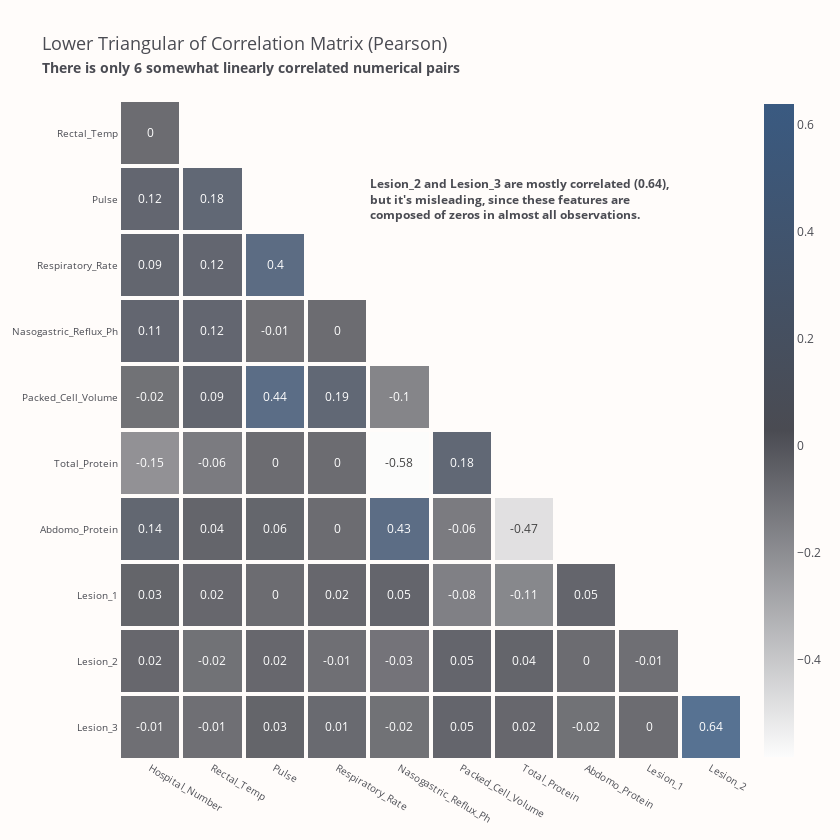

The code cell stored with this chart in its notebook:
### Markdown cell above
<p style="
    font-size: 20px;
    font-family: 'JetBrains Mono';
    color: #4A4B52;
    border-bottom: 2px solid #3A5A81;
">
    <b>Categorical &amp; Numerical Distributions</b> 📜
</p>

<p style="
    font-size: 16px;
    font-family: 'JetBrains Mono';
">
    Training and test datasets show us almost perfect overlaying in all features. This mean that values derive from the same distribution as we thought earlier. <b>Such situation gives us hope that results obtained from machine learning models for training and test datasets should follow each other.</b> In the case of categorical features, a one problem arises, since there is a lot of categories, there may be a problem with one hot encoding. OHE will introduce too many features here, so probably we should use ordinal encoding. Let's have a look at correlation matrix now.
</p>

### Code cell
pearson_corr = train.corr(method="pearson", numeric_only=True).round(2)
lower_triangular_corr = (
    pearson_corr.mask(np.triu(np.ones_like(pearson_corr, dtype=bool)))
    .dropna(axis="index", how="all")
    .dropna(axis="columns", how="all")
)

color_map = [[0.0, "#FCFCFC"], [0.5, "#4A4B52"], [1.0, "#3A5A81"]]

heatmap = go.Heatmap(
    z=lower_triangular_corr,
    x=lower_triangular_corr.columns,
    y=lower_triangular_corr.index,
    text=lower_triangular_corr.fillna(""),
    texttemplate="%{text}",
    opacity=0.85,
    xgap=4,
    ygap=4,
    showscale=True,
    colorscale=color_map,
    colorbar_len=1.02,
    hoverinfo="none",
)
fig = go.Figure(heatmap)
fig.add_annotation(
    x=3.5,
    y=1,
    align="left",
    xanchor="left",
    text="<b>Lesion_2 and Lesion_3 are mostly correlated (0.64),<br>"
    "but it's misleading, since these features are<br>"
    "composed of zeros in almost all observations.</b>",
    showarrow=False,
)
fig.update_yaxes(tickfont_size=10)
fig.update_xaxes(tickfont_size=10)
fig.update_layout(
    font_color=FONT_COLOR,
    title="Lower Triangular of Correlation Matrix (Pearson)<br>"
    "<span style='font-size: 75%; font-weight: bold;'>"
    "There is only 6 somewhat linearly correlated numerical pairs</span>",
    title_font_size=18,
    plot_bgcolor=BACKGROUND_COLOR,
    paper_bgcolor=BACKGROUND_COLOR,
    width=840,
    height=840,
    xaxis_showgrid=False,
    yaxis_showgrid=False,
    yaxis_autorange="reversed",
)
fig.show()

### Figure 1 — Plotly figure (JSON) as saved in the notebook; plotly's stock layout.template omitted (floating-point values rounded to 4 significant figures)
{"data": [{"colorbar": {"len": 1.02}, "colorscale": [[0, "#FCFCFC"], [0.5, "#4A4B52"], [1, "#3A5A81"]], "hoverinfo": "none", "opacity": 0.85, "showscale": true, "text": [[0, "", "", "", "", "", "", "", "", ""], [0.12, 0.18, "", "", "", "", "", "", "", ""], [0.09, 0.12, 0.4, "", "", "", "", "", "", ""], [0.11, 0.12, -0.01, 0, "", "", "", "", "", ""], [-0.02, 0.09, 0.44, 0.19, -0.1, "", "", "", "", ""], [-0.15, -0.06, 0, 0, -0.58, 0.18, "", "", "", ""], [0.14, 0.04, 0.06, 0, 0.43, -0.06, -0.47, "", "", ""], [0.03, 0.02, 0, 0.02, 0.05, -0.08, -0.11, 0.05, "", ""], [0.02, -0.02, 0.02, -0.01, -0.03, 0.05, 0.04, 0, -0.01, ""], [-0.01, -0.01, 0.03, 0.01, -0.02, 0.05, 0.02, -0.02, 0, 0.64]], "texttemplate": "%{text}", "type": "heatmap", "x": ["Hospital_Number", "Rectal_Temp", "Pulse", "Respiratory_Rate", "Nasogastric_Reflux_Ph", "Packed_Cell_Volume", "Total_Protein", "Abdomo_Protein", "Lesion_1", "Lesion_2"], "xgap": 4, "y": ["Rectal_Temp", "Pulse", "Respiratory_Rate", "Nasogastric_Reflux_Ph", "Packed_Cell_Volume", "Total_Protein", "Abdomo_Protein", "Lesion_1", "Lesion_2", "Lesion_3"], "ygap": 4, "z": [[0, null, null, null, null, null, null, null, null, null], [0.12, 0.18, null, null, null, null, null, null, null, null], [0.09, 0.12, 0.4, null, null, null, null, null, null, null], [0.11, 0.12, -0.01, 0, null, null, null, null, null, null], [-0.02, 0.09, 0.44, 0.19, -0.1, null, null, null, null, null], [-0.15, -0.06, 0, 0, -0.58, 0.18, null, null, null, null], [0.14, 0.04, 0.06, 0, 0.43, -0.06, -0.47, null, null, null], [0.03, 0.02, 0, 0.02, 0.05, -0.08, -0.11, 0.05, null, null], [0.02, -0.02, 0.02, -0.01, -0.03, 0.05, 0.04, 0, -0.01, null], [-0.01, -0.01, 0.03, 0.01, -0.02, 0.05, 0.02, -0.02, 0, 0.64]]}], "layout": {"annotations": [{"align": "left", "showarrow": false, "text": "<b>Lesion_2 and Lesion_3 are mostly correlated (0.64),<br>but it's misleading, since these features are<br>composed of zeros in almost all observations.</b>", "x": 3.5, "xanchor": "left", "y": 1}], "font": {"color": "#4A4B52"}, "height": 840, "paper_bgcolor": "#FFFCFA", "plot_bgcolor": "#FFFCFA", "title": {"font": {"size": 18}, "text": "Lower Triangular of Correlation Matrix (Pearson)<br><span style='font-size: 75%; font-weight: bold;'>There is only 6 somewhat linearly correlated numerical pairs</span>"}, "width": 840, "xaxis": {"showgrid": false, "tickfont": {"size": 10}}, "yaxis": {"autorange": "reversed", "showgrid": false, "tickfont": {"size": 10}}}}
